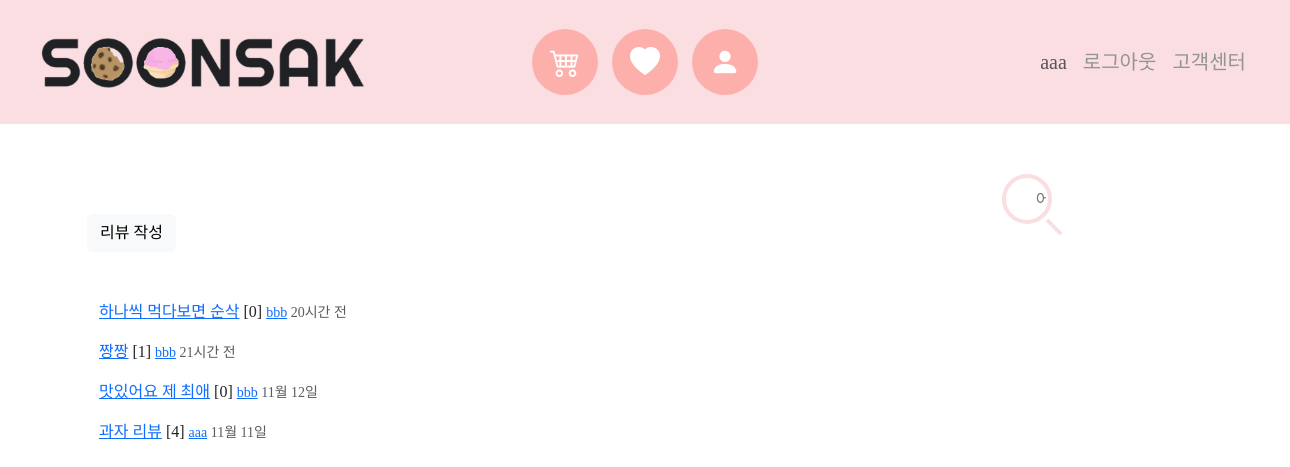
The page /reviews/ (signed in) on the database its author committed.
### accounts/models.py (models this page shows)
class User(AbstractUser):
    pass
    address = models.CharField(max_length=250)
    followings = models.ManyToManyField('self', symmetrical=False, related_name='followers')
    profile_image = ProcessedImageField(
        upload_to="images/accounts/",
        blank=True,
        processors=[ResizeToFill(300, 300)],
        format="JPEG",
        options={"quality": 100},
    )

### reviews/models.py (models this page shows)
class Review(models.Model):
    content = models.TextField()
    review_image = ProcessedImageField(
        upload_to="images/reviews/",
        blank=True,
        processors=[ResizeToFill(300, 300)],
        format="JPEG",
        options={"quality": 100},
    )
    created_at = models.DateTimeField(auto_now_add=True, verbose_name='등록 시간')
    updated_at = models.DateTimeField(auto_now=True)
    user = models.ForeignKey(User, on_delete=models.CASCADE, related_name='review_user')
    @property
    def created_string(self):
        time = datetime.now(tz=timezone.utc) - self.created_at
        if time < timedelta(minutes=1):
            return '방금 전'
        elif time < timedelta(hours=1):
            return str(int(time.seconds / 60)) + '분 전'
        elif time < timedelta(days=1):
            return str(int(time.seconds / 3600)) + '시간 전'
        else:
            return False
    review_comments = models.PositiveIntegerField(verbose_name='댓글 수', null=True)

### reviews/views.py (the view)
# urls.py: path('', views.index, name="index"),
@require_safe
def index(request):
    reviews = Review.objects.order_by('-pk')
    context = {
        'reviews' : reviews
    }
    return render(request, 'reviews/index.html', context)

### reviews/templates/reviews/index.html
{% extends 'base.html' %}
{% load django_bootstrap5 %}
{% block content %}
  <a href="{% url 'reviews:create' %}" class="btn btn-light">리뷰 작성</a>
  <div class="container mt-5">
    {% for review in reviews %}
      <div class="mt-3">
        <a href="{% url 'reviews:detail' review.pk %}">{{ review.content }}</a>
        {% if review.comments %}
          <span>[{{ review.comments.count }}]</span>
        {% endif %}
        <small>
          <a href="{% url 'accounts:detail' review.user.pk %}">{{ review.user.username }}</a>
        </small>
        {% if review.created_string == False %}
          <small class="text-muted">{{ review.created_at|date:'m월 d일' }}</small>
        {% else %}
          <small class="text-muted">{{ review.created_string }}</small>
        {% endif %}
      </div>
    {% endfor %}
  </div>
{% endblock content %}

### templates/base.html (shortened to what this page needs)
{% load static %}
{% load django_bootstrap5 %}
<!DOCTYPE html>
<html lang="en">
  <head>
    <link rel="stylesheet" href="https://cdn.jsdelivr.net/npm/bootstrap-icons@1.5.0/font/bootstrap-icons.css">
    <link href="https://cdn.jsdelivr.net/npm/bootstrap@5.2.2/dist/css/bootstrap.min.css" rel="stylesheet">
    <link rel="stylesheet" href="https://use.fontawesome.com/releases/v5.3.1/css/all.css">
    {% bootstrap_css %}
    <link rel="stylesheet" href="{% static 'css/style.css' %}">
  </head>
  <body>
    <nav class="navbar navbar-expand-lg" style="background-color: #FADEE1;">
      <div class="container-fluid">
        <div class="ps-3">
          <a class="navbar-brand" href="{% url 'accounts:index' %}">
            <img src="{% static 'images/black2.png' %}" alt="SOONSAK" width="350px;">
          </a>
        </div>
        <div>
          <div class="collapse navbar-collapse" id="navbarSupportedContent">
            <div class="d-flex flex-column navbar-nav me-auto mb-2 mb-lg-0 align-items-center">
              <ul>
                <li>
                  <a href="#">
                    <i class="fas bi bi-cart4"></i>
                  </a>
                </li>
                <li>
                  <a href="#">
                    <i class="fas bi bi-heart-fill"></i>
                  </a>
                </li>
                <li>
                  <a href="">
                    <i class="fas bi bi-person-fill"></i>
                  </a>
                </li>
              </ul>
              <div class="menu">
                {% if request.user.is_authenticated %}
                  <li>
                    <a href="{% url 'accounts:detail' user.pk %}" class="text-muted">{{ request.user }}</a>
                  </li>
                  <li>
                    <a href="{% url 'accounts:logout' %}">로그아웃</a>
                  </li>
                {% endif %}
                <li>
                  <a href="#">고객센터</a>
                </li>
              </div>
            </div>
          </div>
        </div>
      </div>
    </nav>
    <div class="d-flex justify-content-center">
      <form id="content">
        <input type="text" name="input" class="q_input_css" id="search-input" placeholder="       어떤 과자를 찾고 계신가요?">
        <button type="reset" class="search" id="search-btn"></button>
      </form>
    </div>
    <div class="container" style="margin-top: 90px;">
      {% block content %}{% endblock content %}
    </div>
  </body>
</html>

### static/css/style.css (style rules this page uses)
body { font-family: LeeSeoyun; }
ul { position: absolute; top:50%; left:50%; transform: translate(-50%, -50%); margin: 0; padding: 0; display: flex; }
ul li { list-style: none; }
ul li a { position: relative; display: block; width: 60px; height: 60px; background: #FDAFAB; color: #fff; text-align: center; line-height: 60px; margin: 0 10px; box-shadow: 0 0 0 3px #FDAFAB; overflow: hidden; border-radius: 50%; }
ul li a i.fas { position: relative; font-size: 30px; width: 100%; height: 100%; line-height: 60px; transition: 0.5s; }
ul li a:before { content: ' '; position: absolute; top: 0; left: 0; width: 100%; height: 100%; background: #fff; transform-origin: top; transform: scaleY(0); transition: transform 0.5s; }
.menu { display: flex; margin-right: 2rem; font-size: 20px; }
.menu li a { position: relative; text-decoration: none; color: #949494; margin-left: 1rem; }
.menu li a::before { content: ""; height: 4px; width: 0; border-radius: 2px; transition: 0.3s; position: absolute; bottom: 0; left: 0; }
#content { position: absolute; height: 50px; width: 300px; margin-left: 170px; top: 28%; left: 80%; transform: translate(-50%, -50%); }
.q_input_css { box-sizing: border-box; width: 50px; height: 50px; border: 4px solid #FADEE1; border-radius: 50%; background: none; color: #FADEE1; font-size: 16px; font-weight: 400; font-family: Roboto; outline: 0; -webkit-transition: width 0.4s ease-in-out, border-radius 0.8s ease-in-out, padding 0.2s; transition: width 0.4s ease-in-out, border-radius 0.8s ease-in-out, padding 0.2s; -webkit-transition-delay: 0.4s; transition-delay: 0.4s; -webkit-transform: translate(-100%, -50%); -ms-transform: translate(-100%, -50%); transform: translate(-100%, -50%); }
.search { background: none; position: absolute; top: 0px; left: 0; height: 50px; width: 50px; padding: 0; border-radius: 100%; outline: 0; border: 0; color: inherit; cursor: pointer; -webkit-transition: 0.2s ease-in-out; transition: 0.2s ease-in-out; -webkit-transform: translate(-100%, -50%); -ms-transform: translate(-100%, -50%); transform: translate(-100%, -50%); }
.search:before { content: ""; position: absolute; width: 20px; height: 4px; background-color: #FADEE1; -webkit-transform: rotate(45deg); -ms-transform: rotate(45deg); transform: rotate(45deg); margin-top: 26px; margin-left: 17px; -webkit-transition: 0.2s ease-in-out; transition: 0.2s ease-in-out; }

### rows shown on the page
User: user "aaa"
Review: content "하나씩 먹다보면 순삭", comments.count "0", user.username "bbb", created_string "20시간 전"
Review: content "짱짱", comments.count "1", user.username "bbb", created_string "21시간 전"
Review: content "맛있어요 제 최애", comments.count "0", user.username "bbb", created_at "11월 12일"
Review: content "과자 리뷰", comments.count "4", user.username "aaa", created_at "11월 11일"
